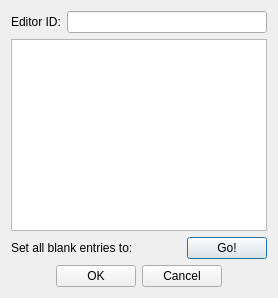
<?xml version="1.0" encoding="UTF-8"?>
<ui version="4.0">
 <class>FormDialogImpactDataSet</class>
 <widget class="QDialog" name="FormDialogImpactDataSet">
  <property name="windowTitle">
   <string>ImpactDataSet</string>
  </property>
  <layout class="QVBoxLayout" name="verticalLayout">
   <item>
    <layout class="QGridLayout" name="gridLayout">
     <item row="0" column="0">
      <widget class="QLabel" name="label">
       <property name="text">
        <string>Editor ID:</string>
       </property>
       <property name="buddy">
        <cstring>editorID</cstring>
       </property>
      </widget>
     </item>
     <item row="0" column="1">
      <widget class="QLineEdit" name="editorID"/>
     </item>
    </layout>
   </item>
   <item>
    <widget class="QTableView" name="view">
     <property name="whatsThis">
      <string>This table lists every Material Type form in the game data, along with the ImpactData that this ImpactDataSet associates with each such material.</string>
     </property>
    </widget>
   </item>
   <item>
    <layout class="QHBoxLayout" name="setAllUnsetLayout">
     <item>
      <widget class="QLabel" name="label_2">
       <property name="text">
        <string>Set all blank entries to:</string>
       </property>
       <property name="buddy">
        <cstring>setAllUnsetForm</cstring>
       </property>
      </widget>
     </item>
     <item>
      <widget class="DKFormPicker" name="setAllUnsetForm"/>
     </item>
     <item>
      <widget class="QPushButton" name="setAllUnsetButton">
       <property name="text">
        <string>Go!</string>
       </property>
      </widget>
     </item>
    </layout>
   </item>
   <item>
    <layout class="QHBoxLayout" name="horizontalLayout">
     <item>
      <spacer name="horizontalSpacer">
       <property name="orientation">
        <enum>Qt::Horizontal</enum>
       </property>
       <property name="sizeHint" stdset="0">
        <size>
         <width>40</width>
         <height>20</height>
        </size>
       </property>
      </spacer>
     </item>
     <item>
      <widget class="QPushButton" name="buttonOK">
       <property name="text">
        <string>OK</string>
       </property>
      </widget>
     </item>
     <item>
      <widget class="QPushButton" name="buttonCancel">
       <property name="text">
        <string>Cancel</string>
       </property>
      </widget>
     </item>
     <item>
      <spacer name="horizontalSpacer_2">
       <property name="orientation">
        <enum>Qt::Horizontal</enum>
       </property>
       <property name="sizeHint" stdset="0">
        <size>
         <width>40</width>
         <height>20</height>
        </size>
       </property>
      </spacer>
     </item>
    </layout>
   </item>
  </layout>
 </widget>
 <customwidgets>
  <customwidget>
   <class>DKFormPicker</class>
   <extends>QWidget</extends>
   <header>widgets/DKFormPicker.h</header>
  </customwidget>
 </customwidgets>
 <tabstops>
  <tabstop>editorID</tabstop>
  <tabstop>view</tabstop>
  <tabstop>setAllUnsetForm</tabstop>
  <tabstop>setAllUnsetButton</tabstop>
  <tabstop>buttonOK</tabstop>
  <tabstop>buttonCancel</tabstop>
 </tabstops>
 <resources/>
 <connections/>
</ui>
